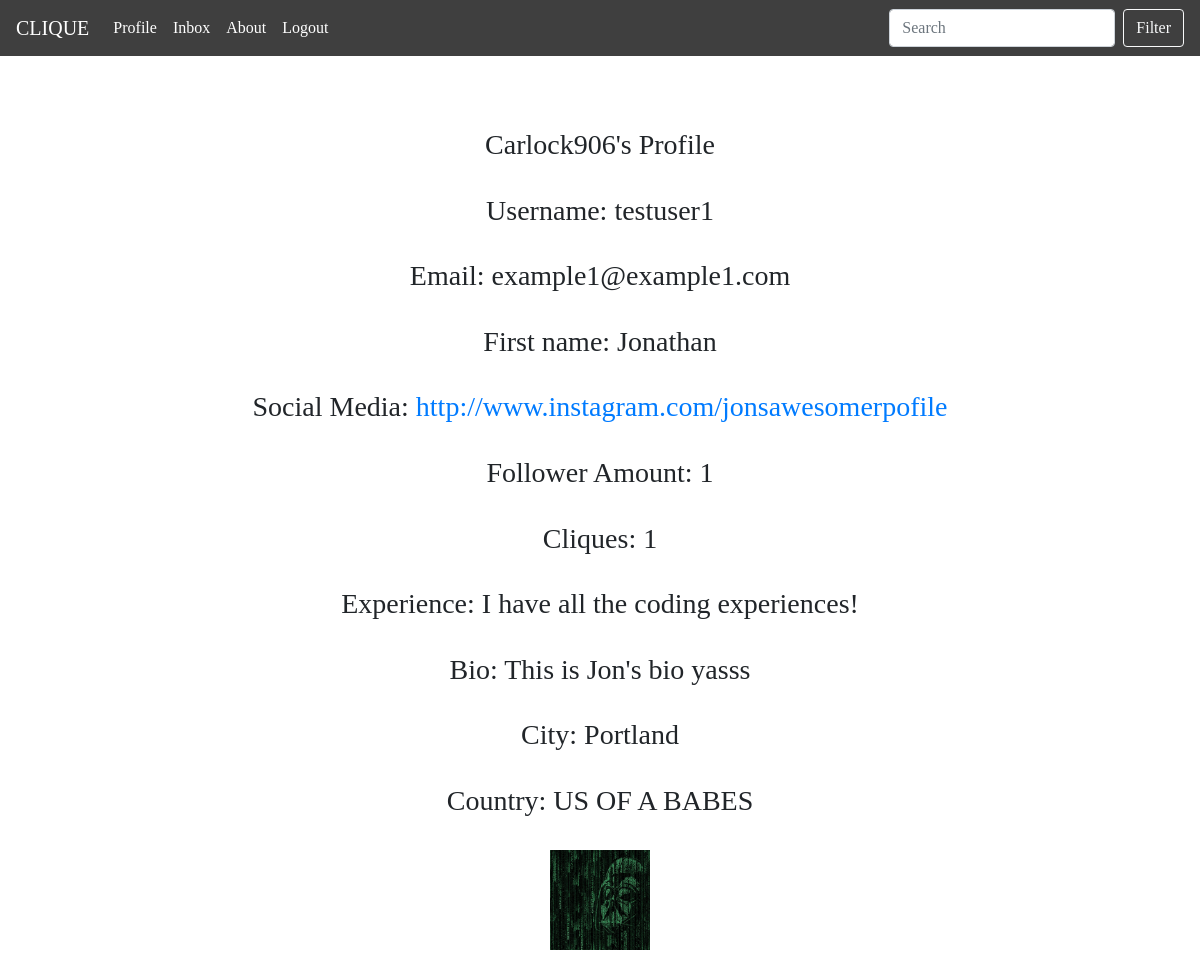
The app's page /users/profile/1/ (signed in) with its own data.
### users/models.py (models this page shows, shortened)
class UserProfile(models.Model):
    user = models.OneToOneField(CustomUser, related_name='user', on_delete=models.CASCADE)
    first_name = models.CharField(max_length=20,) # REQUIRED
    social_media = models.URLField(default='', blank=True, null=True) # REQUIRED
    follower_amount = models.IntegerField(default=0, blank=True, null=True) # REQUIRED
    experience = models.TextField(max_length=500, default='', blank=True, null=True) # REQUIRED
    portfolio_links = models.URLField(default='', blank=True, null=True)
    bio = models.TextField(max_length=500, default='', blank=True, null=True)
    city = models.CharField(max_length=20, default='', blank=True, null=True)
    country = models.CharField(max_length=20, default='', blank=True, null=True)
    cliques = models.IntegerField(default=0, blank=True, null=True) # CALL IT CLIQUES
    profile_pic = models.ImageField(upload_to='images/') # FIGURE OUT PILLOW FROM LIBRARY LAB
    photo_library = models.ImageField()
    def __str__(self):
        return f"{self.user.username}'s Profile"

class CustomUser(AbstractUser):
    pass

### users/views.py (the view)
# urls.py: path('profile/<int:id>/', views.profile_page, name='profile'),
@login_required
def profile_page(request, id):
    return render(request, 'users/profile.html', {'user_profile': UserProfile.objects.get(user=id)})

### templates/users/profile.html (shortened to what this page needs)
{% extends 'base.html' %}
{% block content %}
    {% if user.is_authenticated %}
        <div class="container text-center mt-5">
            <br>
            <h3>{{ user_profile }}</h1>
            <br>
            <h3>Username: {{ user.username }}</h3>
            <br>
            <h3>Email: {{ user.email }}</h2>
            <br>
            <h3>First name: {{ user_profile.first_name }}</h2>
            <br>
            <h3>Social Media: <a href="{{ user_profile.social_media }}">{{ user_profile.social_media }}</a></h2>
            <br>
            <h3>Follower Amount: {{ user_profile.follower_amount }}</h2>
            <br>
            <h3>Cliques: {{ user_profile.cliques }}</h2>
            <br>
            <h3>Experience: {{ user_profile.experience }}</h2>
            <br>
            <h3>Bio: {{ user_profile.bio }}</h2>
            <br>
            <h3>City: {{ user_profile.city }}</h2>
            <br>
            <h3>Country: {{ user_profile.country }}</h2>
            <br>
            <img id="profile_pic" src="{{ user_profile.profile_pic.url }}" alt="">
            <br>
            <br>
        </div>
    {% endif %}
{% endblock %}

### static/css/main.css (style rules this page uses)
body { font-family: 'Halant', serif; }
#profile_pic, img { width: 100px; height: 100px; }

### records on screen
UserProfile: user.username "Carlock906's Profile", first_name "Jonathan", social_media "http://www.instagram.com/jonsawesomerpofile", follower_amount "1", cliques "1", experience "I have all the coding experiences!", bio "This is Jon's bio yasss", city "Portland", country "US OF A BABES", profile_pic (picture)
CustomUser: username "testuser1", email "example1@example1.com"
